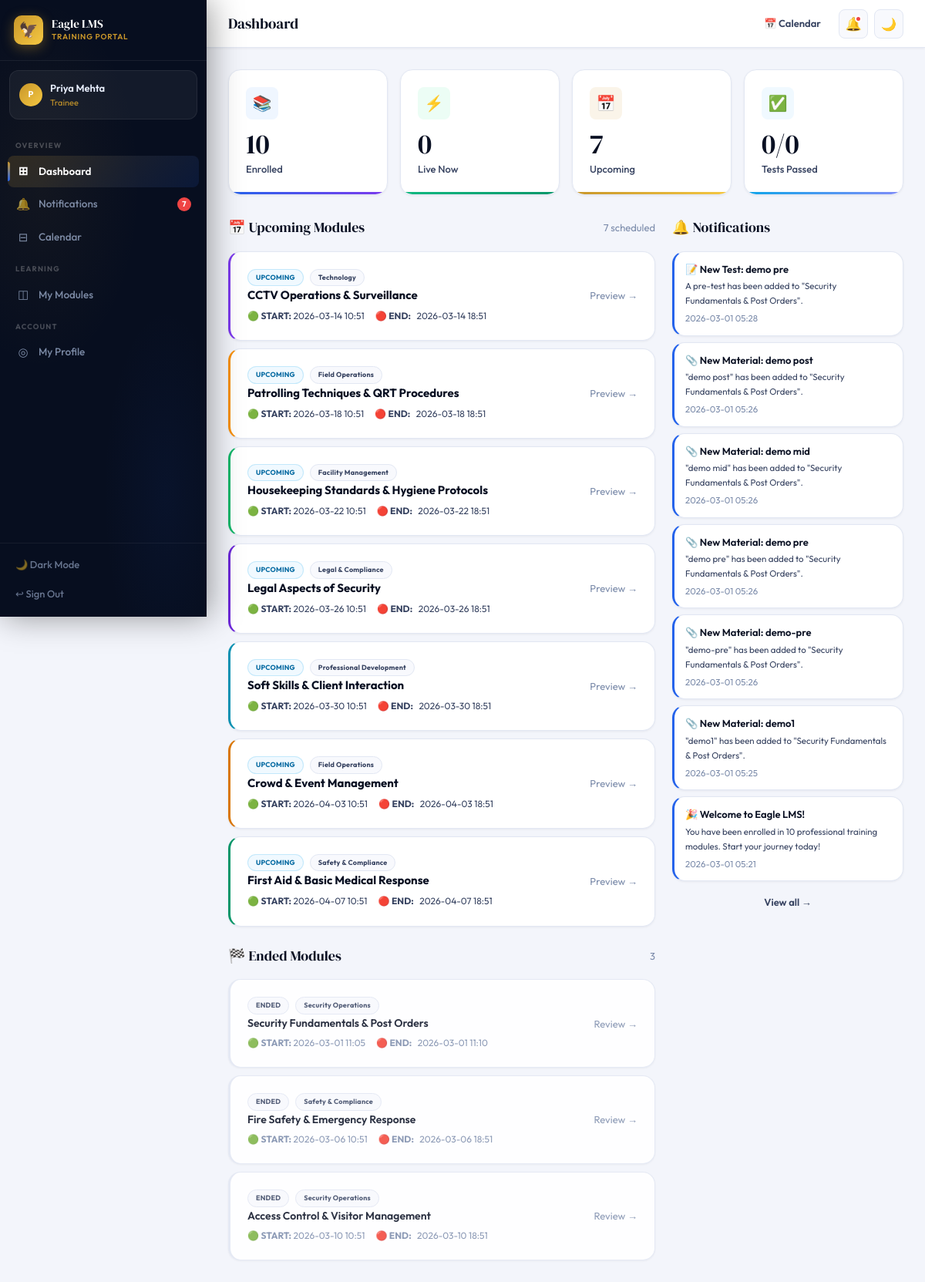
/trainee/dashboard (signed in), run on an earlier commit of the app's database.
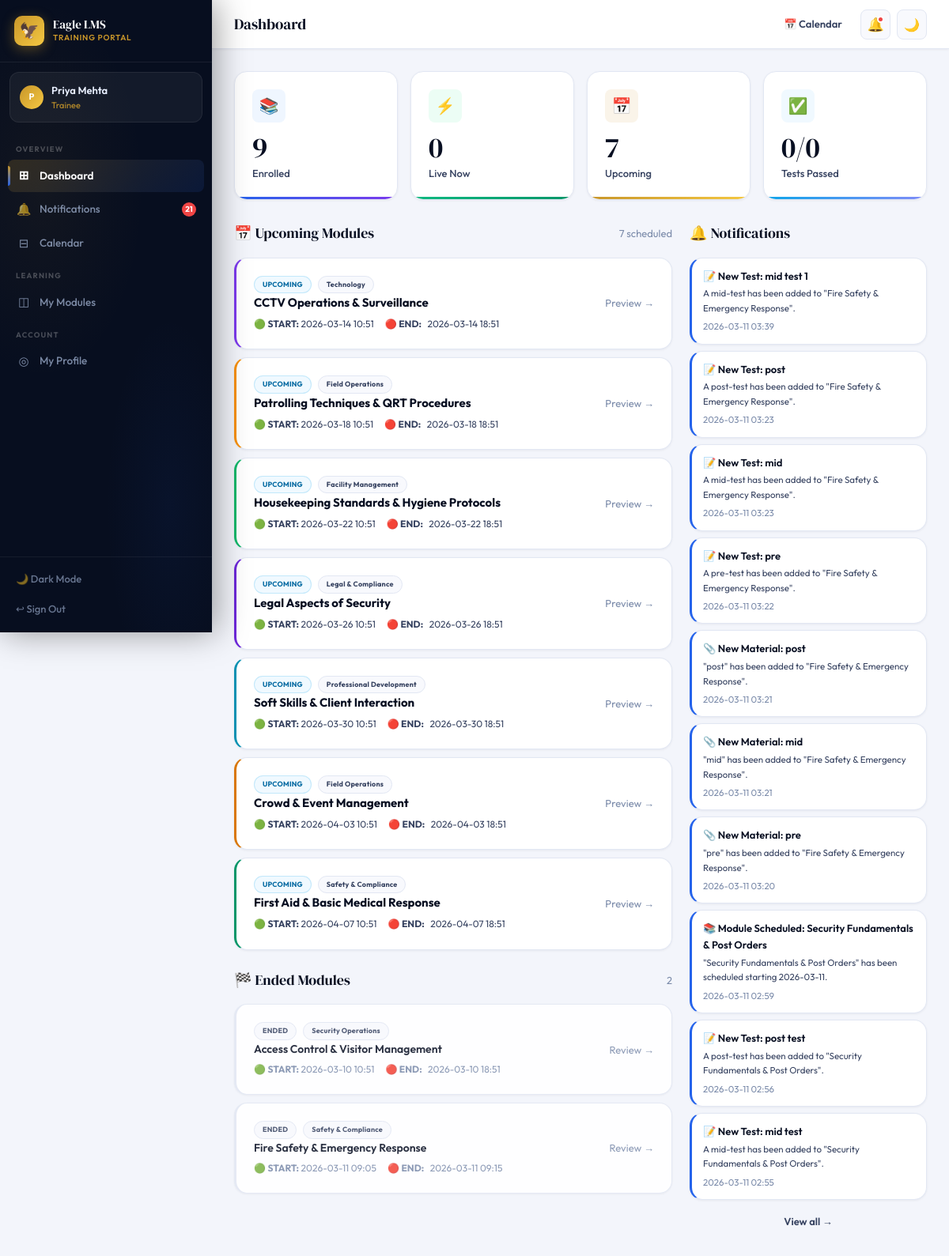
And on a later commit of the database.
### tables this page shows
CREATE TABLE enrollments(
            id INTEGER PRIMARY KEY AUTOINCREMENT,
            module_id INTEGER, trainee_id INTEGER,
            enrolled_at TIMESTAMP DEFAULT CURRENT_TIMESTAMP,
            completed BOOLEAN DEFAULT 0,
            FOREIGN KEY(module_id) REFERENCES modules(id),
            FOREIGN KEY(trainee_id) REFERENCES users(id),
            UNIQUE(module_id,trainee_id));

CREATE TABLE modules(
            id INTEGER PRIMARY KEY AUTOINCREMENT,
            title TEXT NOT NULL, description TEXT, category TEXT,
            trainer_id INTEGER, start_datetime TIMESTAMP, end_datetime TIMESTAMP,
            status TEXT DEFAULT 'draft', is_default BOOLEAN DEFAULT 0,
            color TEXT DEFAULT '#3B5BDB',
            created_at TIMESTAMP DEFAULT CURRENT_TIMESTAMP,
            FOREIGN KEY(trainer_id) REFERENCES users(id));

CREATE TABLE notifications(
            id INTEGER PRIMARY KEY AUTOINCREMENT,
            user_id INTEGER NOT NULL, title TEXT NOT NULL,
            body TEXT, type TEXT DEFAULT 'info',
            link TEXT DEFAULT '', is_read BOOLEAN DEFAULT 0,
            created_at TIMESTAMP DEFAULT CURRENT_TIMESTAMP,
            FOREIGN KEY(user_id) REFERENCES users(id));

### app.py (the view)
@app.route('/trainee/dashboard')
@login_required
def trainee_dashboard():
    if session['role']=='trainer': return redirect(url_for('trainer_dashboard'))
    db=get_db(); uid=session['user_id']
    now=datetime.datetime.now().isoformat()
    enrollments=db.execute('''SELECT m.*,e.completed as enrolled_complete FROM enrollments e
        JOIN modules m ON e.module_id=m.id WHERE e.trainee_id=? AND m.status="published" ORDER BY m.start_datetime''',(uid,)).fetchall()
    upcoming=[m for m in enrollments if m['start_datetime'] and m['start_datetime']>now]
    ongoing=[m for m in enrollments if m['start_datetime'] and m['end_datetime'] and m['start_datetime']<=now<=m['end_datetime']]
    completed_list=[m for m in enrollments if m['end_datetime'] and m['end_datetime']<now]
    notifs=db.execute('SELECT * FROM notifications WHERE user_id=? AND is_read=0 ORDER BY created_at DESC LIMIT 10',(uid,)).fetchall()
    total_tests=db.execute('SELECT COUNT(*) as c FROM test_attempts WHERE trainee_id=?',(uid,)).fetchone()['c']
    passed_tests=db.execute('SELECT COUNT(*) as c FROM test_attempts WHERE trainee_id=? AND passed=1',(uid,)).fetchone()['c']
    return render_template('trainee_dashboard.html',upcoming=upcoming,ongoing=ongoing,
        completed=completed_list,notifications=notifs,total_tests=total_tests,passed_tests=passed_tests)

### app.py (called while the page is built)
def get_db():
    db = sqlite3.connect(os.path.join(BASE_DIR, 'lms.db'))
    db.row_factory = sqlite3.Row
    return db

def login_required(f):
    @wraps(f)
    def d(*a,**kw):
        if 'user_id' not in session: return redirect(url_for('login'))
        return f(*a,**kw)
    return d

@app.context_processor
def inject_globals():
    nc = 0
    if 'user_id' in session:
        nc = get_db().execute('SELECT COUNT(*) as c FROM notifications WHERE user_id=? AND is_read=0',(session['user_id'],)).fetchone()['c']
    return dict(COMPANY=COMPANY, notif_count=nc)

### templates/trainee_dashboard.html (shortened to what the changed rows need)
{% extends 'base.html' %}
{% block content %}
<div class="stat-row">
  <div class="stat-tile st-blue anim-up">
    <div class="st-icon st-i-blue">📚</div>
    <div class="st-num">{{ (upcoming|length) + (ongoing|length) + (completed|length) }}</div>
    <div class="st-lbl">Enrolled</div>
  </div>
</div>
<div style="display:grid;grid-template-columns:1fr 300px;gap:22px;align-items:start">
  <div>
    {% if upcoming %}
    <div style="display:flex;flex-direction:column;gap:10px;margin-bottom:24px">
      {% for m in upcoming %}
      <a href="{{ url_for('trainee_module', module_id=m.id) }}" class="anim-up" style="animation-delay:{{ loop.index0 * 40 }}ms">
        <div class="card card-p card-hover" style="border-left:3px solid {{ m.color or 'var(--acc)' }}">
          <div class="flex justify-b items-c gap-3" style="flex-wrap:wrap">
            <div style="flex:1;overflow:hidden">
              <div class="flex items-c gap-2 mb-1">
                <span class="badge b-sky" style="font-size:9px">UPCOMING</span>
                <span class="badge b-neutral" style="font-size:9px">{{ m.category or 'General' }}</span>
              </div>
              <div style="font-weight:700;font-size:15px;margin-bottom:5px">{{ m.title }}</div>
              <div style="font-size:12px;color:var(--t2);display:flex;gap:14px;flex-wrap:wrap">
                <span>🟢 <strong>START:</strong> {{ m.start_datetime[:16].replace('T',' ') if m.start_datetime else '—' }}</span>
                <span>🔴 <strong>END:</strong>&nbsp;&nbsp; {{ m.end_datetime[:16].replace('T',' ') if m.end_datetime else '—' }}</span>
              </div>
            </div>
            <div style="flex-shrink:0;font-size:13px;color:var(--t3)">Preview →</div>
          </div>
        </div>
      </a>
      {% endfor %}
    </div>
    {% endif %}
    {% if completed %}
    <div class="sh anim-up d3 mb-3">
      <div class="sh-title">🏁 Ended Modules</div>
      <span class="t-sm t-muted">{{ completed|length }}</span>
    </div>
    <div style="display:flex;flex-direction:column;gap:10px">
      {% for m in completed %}
      <a href="{{ url_for('trainee_module', module_id=m.id) }}" class="anim-up" style="animation-delay:{{ loop.index0 * 40 }}ms">
        <div class="card card-p card-hover" style="border-left:3px solid var(--border);opacity:.85">
          <div class="flex justify-b items-c gap-3" style="flex-wrap:wrap">
            <div style="flex:1;overflow:hidden">
              <div class="flex items-c gap-2 mb-1">
                <span class="badge b-neutral" style="font-size:9px">ENDED</span>
                <span class="badge b-neutral" style="font-size:9px">{{ m.category or 'General' }}</span>
              </div>
              <div style="font-weight:600;font-size:14px;margin-bottom:5px">{{ m.title }}</div>
              <div style="font-size:12px;color:var(--t3);display:flex;gap:14px;flex-wrap:wrap">
                <span>🟢 <strong>START:</strong> {{ m.start_datetime[:16].replace('T',' ') if m.start_datetime else '—' }}</span>
                <span>🔴 <strong>END:</strong>&nbsp;&nbsp; {{ m.end_datetime[:16].replace('T',' ') if m.end_datetime else '—' }}</span>
              </div>
            </div>
            <div style="flex-shrink:0;font-size:13px;color:var(--t3)">Review →</div>
          </div>
        </div>
      </a>
      {% endfor %}
    </div>
    {% endif %}
  </div>
  <div>
    {% if notifications %}
    <div style="display:flex;flex-direction:column;gap:8px">
      {% for n in notifications %}
      <div class="card card-p anim-r" style="animation-delay:{{ loop.index0 * 40 }}ms;padding:12px 14px;border-left:3px solid var(--acc)">
        <div style="font-weight:600;font-size:13px;margin-bottom:3px">{{ n.title }}</div>
        <div class="t-xs t-secondary">{{ n.body or '' }}</div>
        <div class="t-xs t-muted" style="margin-top:5px">{{ n.created_at[:16].replace('T',' ') }}</div>
      </div>
      {% endfor %}
    </div>
    {% else %}
    <div class="card card-p" style="text-align:center;padding:32px">
      <div style="font-size:28px;margin-bottom:8px">🎉</div>
      <div class="t-sm t-muted">All caught up!</div>
    </div>
    {% endif %}
  </div>
</div>
{% endblock %}

What changed in the data, as far as the page shows it:
no longer on this page (row unchanged): enrollments: category "Security Operations", title "Security Fundamentals & Post Orders", start_datetime "2026-03-01 11:05", end_datetime "2026-03-01 11:10"
no longer on this page (row unchanged): notifications: title "📝 New Test: demo pre", body "A pre-test has been added to \"Security Fundamentals & Post Orders\".", created_at "2026-03-01 05:28"
no longer on this page (row unchanged): notifications: title "📎 New Material: demo post", body "\"demo post\" has been added to \"Security Fundamentals & Post Orders\".", created_at "2026-03-01 05:26"
no longer on this page (row unchanged): notifications: title "📎 New Material: demo mid", body "\"demo mid\" has been added to \"Security Fundamentals & Post Orders\".", created_at "2026-03-01 05:26"
no longer on this page (row unchanged): notifications: title "📎 New Material: demo pre", body "\"demo pre\" has been added to \"Security Fundamentals & Post Orders\".", created_at "2026-03-01 05:26"
no longer on this page (row unchanged): notifications: title "📎 New Material: demo-pre", body "\"demo-pre\" has been added to \"Security Fundamentals & Post Orders\".", created_at "2026-03-01 05:26"
no longer on this page (row unchanged): notifications: title "📎 New Material: demo1", body "\"demo1\" has been added to \"Security Fundamentals & Post Orders\".", created_at "2026-03-01 05:25"
no longer on this page (row unchanged): notifications: title "🎉 Welcome to Eagle LMS!", body "You have been enrolled in 10 professional training modules. Start your journey today!", created_at "2026-03-01 05:21"
shown differently, row unchanged: enrollments "Access Control & Visitor Management": moves up the list
changed through a linked row, enrollments "Fire Safety & Emergency Response": start_datetime "2026-03-06 10:51" → "2026-03-11 09:05"; end_datetime "2026-03-06 18:51" → "2026-03-11 09:15"
added notifications: title "📝 New Test: mid test 1", body "A mid-test has been added to \"Fire Safety & Emergency Response\".", created_at "2026-03-11 03:39"
added notifications: title "📝 New Test: post", body "A post-test has been added to \"Fire Safety & Emergency Response\".", created_at "2026-03-11 03:23"
added notifications: title "📝 New Test: mid", body "A mid-test has been added to \"Fire Safety & Emergency Response\".", created_at "2026-03-11 03:23"
added notifications: title "📝 New Test: pre", body "A pre-test has been added to \"Fire Safety & Emergency Response\".", created_at "2026-03-11 03:22"
added notifications: title "📎 New Material: post", body "\"post\" has been added to \"Fire Safety & Emergency Response\".", created_at "2026-03-11 03:21"
added notifications: title "📎 New Material: mid", body "\"mid\" has been added to \"Fire Safety & Emergency Response\".", created_at "2026-03-11 03:21"
added notifications: title "📎 New Material: pre", body "\"pre\" has been added to \"Fire Safety & Emergency Response\".", created_at "2026-03-11 03:20"
added notifications: title "📚 Module Scheduled: Security Fundamentals & Post Orders", body "\"Security Fundamentals & Post Orders\" has been scheduled starting 2026-03-11.", created_at "2026-03-11 02:59"
added notifications: title "📝 New Test: post test", body "A post-test has been added to \"Security Fundamentals & Post Orders\".", created_at "2026-03-11 02:56"
added notifications: title "📝 New Test: mid test", body "A mid-test has been added to \"Security Fundamentals & Post Orders\".", created_at "2026-03-11 02:55"
Also different on the page:
{{ notif_count }}: "7" → "21"
{{ (upcoming|length) + (ongoing|length) + (completed|length) }}: "10" → "9"
{{ completed|length }}: "3" → "2"
